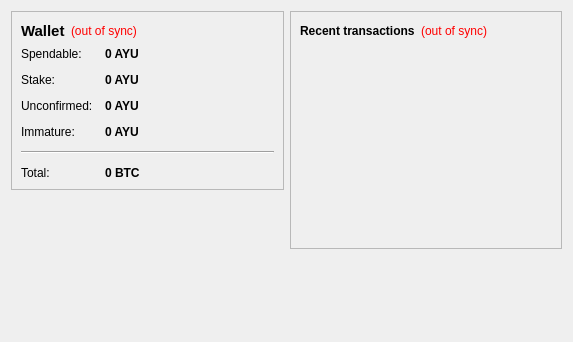
<?xml version="1.0" encoding="UTF-8"?>
<ui version="4.0">
 <class>OverviewPage</class>
 <widget class="QWidget" name="OverviewPage">
  <property name="geometry">
   <rect>
    <x>0</x>
    <y>0</y>
    <width>573</width>
    <height>342</height>
   </rect>
  </property>
  <property name="windowTitle">
   <string>Form</string>
  </property>
  <layout class="QHBoxLayout" name="horizontalLayout" stretch="1,1">
   <item>
    <layout class="QVBoxLayout" name="verticalLayout_2">
     <item>
      <widget class="QFrame" name="frame">
       <property name="frameShape">
        <enum>QFrame::StyledPanel</enum>
       </property>
       <property name="frameShadow">
        <enum>QFrame::Raised</enum>
       </property>
       <layout class="QVBoxLayout" name="verticalLayout_4">
        <item>
         <layout class="QHBoxLayout" name="horizontalLayout_4">
          <item>
           <widget class="QLabel" name="label_5">
            <property name="font">
             <font>
              <pointsize>11</pointsize>
              <weight>75</weight>
              <bold>true</bold>
             </font>
            </property>
            <property name="text">
             <string>Wallet</string>
            </property>
           </widget>
          </item>
          <item>
           <widget class="QLabel" name="labelWalletStatus">
            <property name="toolTip">
             <string>The displayed information may be out of date. Your wallet automatically synchronizes with the AyuCoin network after a connection is established, but this process has not completed yet.</string>
            </property>
            <property name="styleSheet">
             <string notr="true">QLabel { color: red; }</string>
            </property>
            <property name="text">
             <string notr="true">(out of sync)</string>
            </property>
            <property name="alignment">
             <set>Qt::AlignLeading|Qt::AlignLeft|Qt::AlignVCenter</set>
            </property>
           </widget>
          </item>
          <item>
           <spacer name="horizontalSpacer_2">
            <property name="orientation">
             <enum>Qt::Horizontal</enum>
            </property>
            <property name="sizeHint" stdset="0">
             <size>
              <width>40</width>
              <height>20</height>
             </size>
            </property>
           </spacer>
          </item>
         </layout>
        </item>
        <item>
         <layout class="QFormLayout" name="formLayout_2">
          <property name="fieldGrowthPolicy">
           <enum>QFormLayout::AllNonFixedFieldsGrow</enum>
          </property>
          <property name="horizontalSpacing">
           <number>12</number>
          </property>
          <property name="verticalSpacing">
           <number>12</number>
          </property>
          <item row="0" column="0">
           <widget class="QLabel" name="label">
            <property name="text">
             <string>Spendable:</string>
            </property>
           </widget>
          </item>
          <item row="0" column="1">
           <widget class="QLabel" name="labelBalance">
            <property name="font">
             <font>
              <weight>75</weight>
              <bold>true</bold>
             </font>
            </property>
            <property name="cursor">
             <cursorShape>IBeamCursor</cursorShape>
            </property>
            <property name="toolTip">
             <string>Your current spendable balance</string>
            </property>
            <property name="text">
             <string notr="true">0 AYU</string>
            </property>
            <property name="textInteractionFlags">
             <set>Qt::LinksAccessibleByMouse|Qt::TextSelectableByKeyboard|Qt::TextSelectableByMouse</set>
            </property>
           </widget>
          </item>
          <item row="1" column="0">
           <widget class="QLabel" name="label_6">
            <property name="text">
             <string>Stake:</string>
            </property>
           </widget>
          </item>
          <item row="1" column="1">
           <widget class="QLabel" name="labelStake">
            <property name="font">
             <font>
              <weight>75</weight>
              <bold>true</bold>
             </font>
            </property>
            <property name="cursor">
             <cursorShape>IBeamCursor</cursorShape>
            </property>
            <property name="toolTip">
             <string>Total of coins that was staked, and do not yet count toward the current balance</string>
            </property>
            <property name="text">
             <string notr="true">0 AYU</string>
            </property>
            <property name="textInteractionFlags">
             <set>Qt::LinksAccessibleByMouse|Qt::TextSelectableByKeyboard|Qt::TextSelectableByMouse</set>
            </property>
           </widget>
          </item>
          <item row="2" column="0">
           <widget class="QLabel" name="label_3">
            <property name="text">
             <string>Unconfirmed:</string>
            </property>
           </widget>
          </item>
          <item row="2" column="1">
           <widget class="QLabel" name="labelUnconfirmed">
            <property name="font">
             <font>
              <weight>75</weight>
              <bold>true</bold>
             </font>
            </property>
            <property name="cursor">
             <cursorShape>IBeamCursor</cursorShape>
            </property>
            <property name="toolTip">
             <string>Total of transactions that have yet to be confirmed, and do not yet count toward the current balance</string>
            </property>
            <property name="text">
             <string notr="true">0 AYU</string>
            </property>
            <property name="textInteractionFlags">
             <set>Qt::LinksAccessibleByMouse|Qt::TextSelectableByKeyboard|Qt::TextSelectableByMouse</set>
            </property>
           </widget>
          </item>
          <item row="3" column="0">
           <widget class="QLabel" name="labelImmatureText">
            <property name="text">
             <string>Immature:</string>
            </property>
           </widget>
          </item>
          <item row="3" column="1">
           <widget class="QLabel" name="labelImmature">
            <property name="font">
             <font>
              <weight>75</weight>
              <bold>true</bold>
             </font>
            </property>
            <property name="toolTip">
             <string>Mined balance that has not yet matured</string>
            </property>
            <property name="text">
             <string notr="true">0 AYU</string>
            </property>
            <property name="textInteractionFlags">
             <set>Qt::LinksAccessibleByMouse|Qt::TextSelectableByKeyboard|Qt::TextSelectableByMouse</set>
            </property>
           </widget>
          </item>
          <item row="4" column="0" colspan="2">
           <widget class="Line" name="line">
            <property name="orientation">
             <enum>Qt::Horizontal</enum>
            </property>
           </widget>
          </item>
          <item row="5" column="0">
           <widget class="QLabel" name="labelTotalText">
            <property name="text">
             <string>Total:</string>
            </property>
           </widget>
          </item>
          <item row="5" column="1">
           <widget class="QLabel" name="labelTotal">
            <property name="font">
             <font>
              <weight>75</weight>
              <bold>true</bold>
             </font>
            </property>
            <property name="cursor">
             <cursorShape>IBeamCursor</cursorShape>
            </property>
            <property name="toolTip">
             <string>Your current total balance</string>
            </property>
            <property name="text">
             <string notr="true">0 BTC</string>
            </property>
            <property name="textInteractionFlags">
             <set>Qt::LinksAccessibleByMouse|Qt::TextSelectableByKeyboard|Qt::TextSelectableByMouse</set>
            </property>
           </widget>
          </item>
         </layout>
        </item>
       </layout>
      </widget>
     </item>
     <item>
      <spacer name="verticalSpacer">
       <property name="orientation">
        <enum>Qt::Vertical</enum>
       </property>
       <property name="sizeHint" stdset="0">
        <size>
         <width>20</width>
         <height>40</height>
        </size>
       </property>
      </spacer>
     </item>
    </layout>
   </item>
   <item>
    <layout class="QVBoxLayout" name="verticalLayout_3">
     <item>
      <widget class="QFrame" name="frame_2">
       <property name="frameShape">
        <enum>QFrame::StyledPanel</enum>
       </property>
       <property name="frameShadow">
        <enum>QFrame::Raised</enum>
       </property>
       <layout class="QVBoxLayout" name="verticalLayout">
        <item>
         <layout class="QHBoxLayout" name="horizontalLayout_2">
          <item>
           <widget class="QLabel" name="label_4">
            <property name="text">
             <string>&lt;b&gt;Recent transactions&lt;/b&gt;</string>
            </property>
           </widget>
          </item>
          <item>
           <widget class="QLabel" name="labelTransactionsStatus">
            <property name="toolTip">
             <string>The displayed information may be out of date. Your wallet automatically synchronizes with the AyuCoin network after a connection is established, but this process has not completed yet.</string>
            </property>
            <property name="styleSheet">
             <string notr="true">QLabel { color: red; }</string>
            </property>
            <property name="text">
             <string notr="true">(out of sync)</string>
            </property>
            <property name="alignment">
             <set>Qt::AlignRight|Qt::AlignTrailing|Qt::AlignVCenter</set>
            </property>
           </widget>
          </item>
          <item>
           <spacer name="horizontalSpacer">
            <property name="orientation">
             <enum>Qt::Horizontal</enum>
            </property>
            <property name="sizeHint" stdset="0">
             <size>
              <width>40</width>
              <height>20</height>
             </size>
            </property>
           </spacer>
          </item>
         </layout>
        </item>
        <item>
         <widget class="QListView" name="listTransactions">
          <property name="styleSheet">
           <string notr="true">QListView { background: transparent; }</string>
          </property>
          <property name="frameShape">
           <enum>QFrame::NoFrame</enum>
          </property>
          <property name="verticalScrollBarPolicy">
           <enum>Qt::ScrollBarAlwaysOff</enum>
          </property>
          <property name="horizontalScrollBarPolicy">
           <enum>Qt::ScrollBarAlwaysOff</enum>
          </property>
          <property name="selectionMode">
           <enum>QAbstractItemView::NoSelection</enum>
          </property>
         </widget>
        </item>
       </layout>
      </widget>
     </item>
     <item>
      <spacer name="verticalSpacer_2">
       <property name="orientation">
        <enum>Qt::Vertical</enum>
       </property>
       <property name="sizeHint" stdset="0">
        <size>
         <width>20</width>
         <height>40</height>
        </size>
       </property>
      </spacer>
     </item>
    </layout>
   </item>
  </layout>
 </widget>
 <resources/>
 <connections/>
</ui>
